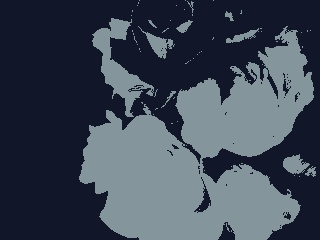
#> input picture src/clusteredImage.jpg, 320 x 240 px
$ python -i extract_features.py   (imports and definitions only)   (older library calls are emulated)
#> lines starting #> are read from the running program, lines starting #| are printed output that depends on the picture
#> further down, picture is the input picture: shape (240, 320, 3); mean B, G, R 86.1, 72, 62.3
import cv2 as cv
import mahotas

from pylab import *

import src.data_augmentation

import numpy as np

'''
- In seguito sono definite una serie di funzioni per l'estrazione delle features delle immagini.
- Nel metodo extract verranno chiamate le funzioni dedicate all'estrazione delle features migliori
'''

# HuMoments è un metodo della libreria open-cv che permette di estrarre la forma degli oggetti presenti nell'immagine
# [67 lines left out: functions fd_hu_moments, fd_haralick, fd_histogram, fd_hog, grubcat, not called in this run]

# non usato
def fd_edge_detector(image_):
    image_ = cv.resize(image_, (500, 500))
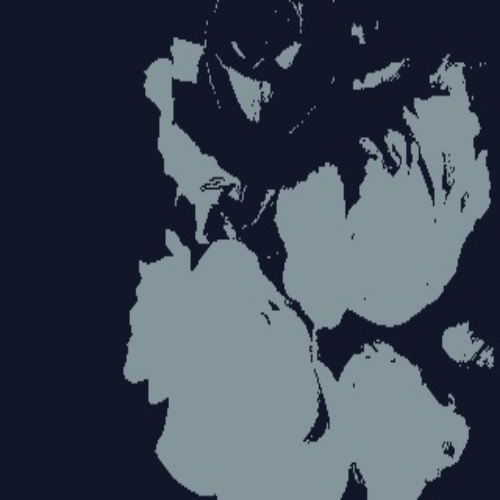
#> image_: shape (500, 500, 3); mean of channels 0, 1, 2 86.1, 71.9, 62.2; drawn as B, G, R
    scale = 1
    delta = 0
    ddepth = cv.CV_16S

    src_g = cv.GaussianBlur(image_, (3, 3), 0)

    gray = cv.cvtColor(src_g, cv.COLOR_BGR2GRAY)

    grad_x = cv.Sobel(gray, ddepth, 1, 0, ksize=3, scale=scale, delta=delta, borderType=cv.BORDER_DEFAULT)
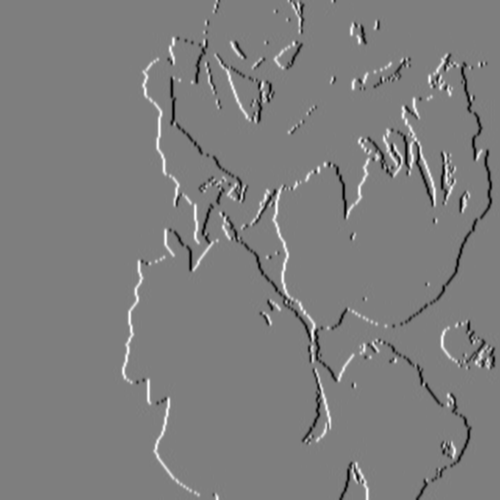
#> grad_x: shape (500, 500) int16; min -372, max 375, mean 0; drawn with min black and max white
    # Gradient-Y
    # grad_y = cv.Scharr(gray,ddepth,0,1)
    grad_y = cv.Sobel(gray, ddepth, 0, 1, ksize=3, scale=scale, delta=delta, borderType=cv.BORDER_DEFAULT)
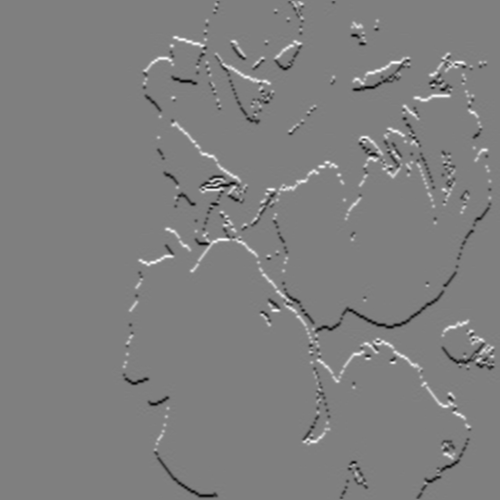
#> grad_y: shape (500, 500) int16; min -360, max 359, mean 0.7; drawn with min black and max white

    abs_grad_x = cv.convertScaleAbs(grad_x)
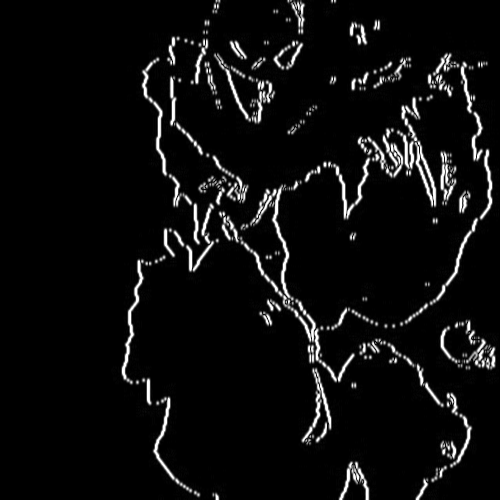
#> abs_grad_x: shape (500, 500); min 0, max 255, mean 13.7
    abs_grad_y = cv.convertScaleAbs(grad_y)
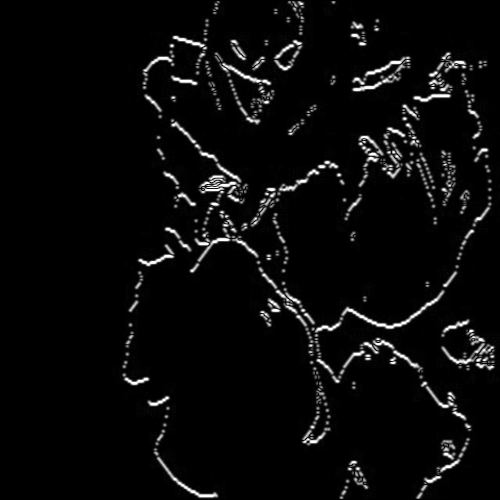
#> abs_grad_y: shape (500, 500); min 0, max 255, mean 10

    grad = cv.addWeighted(abs_grad_x, 0.5, abs_grad_y, 0.5, 0)
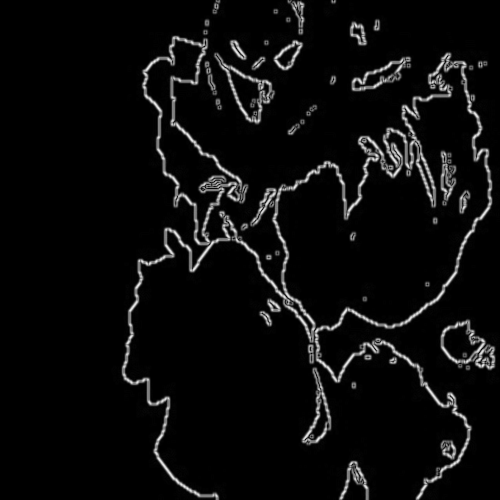
#> grad: shape (500, 500); min 0, max 238, mean 11.8

    histogram = hist(grad.flatten(), 128)
    hist_ = np.hstack(histogram)

    return hist_.flatten()

# funzione per l'estrazione delle features, chiamato nel file 'classifier.py'
# [16 lines left out: function extract, not called in this run]

>>> import cv2
>>> picture = cv2.imread('clusteredImage.jpg')
>>> result = fd_edge_detector(picture)
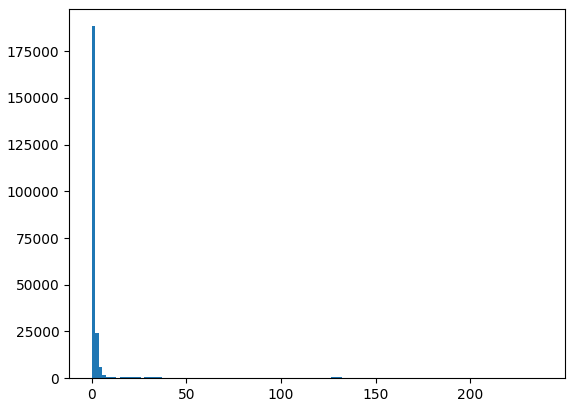
#> figure drawn by matplotlib, 1 panel; tallest bar 188316 high, from x = 0 to 1.86
